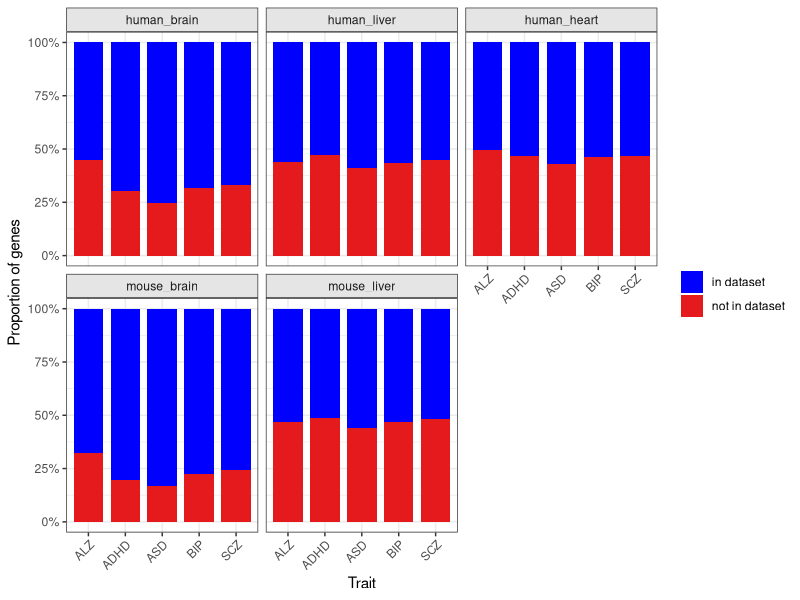
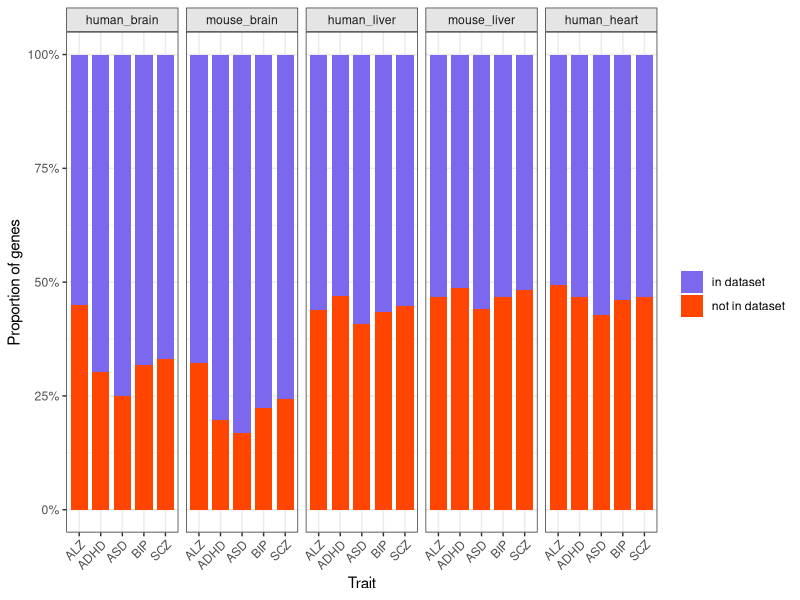
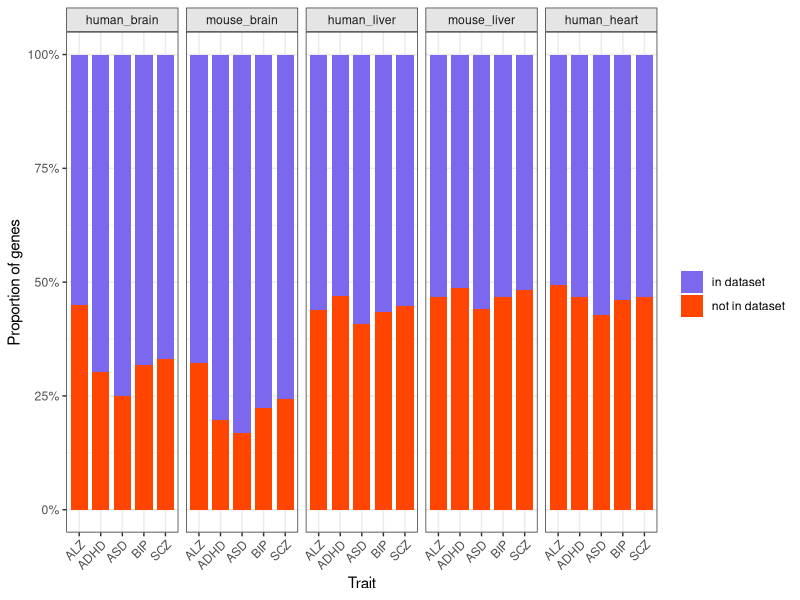

Write the R code that produced these figures, in order.
## ---- chunk 1
library(dplyr)
library(ggplot2)
## ---- chunk 2
my_data <- read.csv(file = "OT_all_genes_in_datasets.csv", sep = ";")
## ---- chunk 3
plot_data <- my_data %>%
  group_by(dataset, trait) %>%
  mutate(prop = nr_of_genes / sum(nr_of_genes))

plot_data$dataset <- factor(
  plot_data$dataset,
  levels = c("human_brain",
             "human_liver",
             "human_heart",
             "mouse_brain",
             "mouse_liver")
)


plot_data$trait <- factor(
  plot_data$trait,
  levels = c("ALZ",
             "ADHD",
             "ASD",
             "BIP",
             "SCZ")
)


ggplot(plot_data,
       aes(x = trait, y = prop, fill = category)) +
  geom_col(width = 0.8) +
  facet_wrap(~dataset, nrow = 2, ncol = 3) +
  scale_y_continuous(labels = scales::percent) +
  scale_fill_manual(values = c("in dataset" = "blue",
                               "not in dataset" = "#E41A1C")) +
  labs(x = "Trait",
       y = "Proportion of genes",
       fill = "") +
  theme_bw() +
  theme(strip.background = element_rect(fill = "grey90"),
        axis.text.x = element_text(angle = 45, hjust = 1))
## ---- chunk 4
plot_data <- my_data %>%
  group_by(dataset, trait) %>%
  mutate(prop = nr_of_genes / sum(nr_of_genes))

plot_data$dataset <- factor(
  plot_data$dataset,
  levels = c("human_brain",
             "mouse_brain",
             "human_liver",
             "mouse_liver",
             "human_heart")
)


plot_data$trait <- factor(
  plot_data$trait,
  levels = c("ALZ",
             "ADHD",
             "ASD",
             "BIP",
             "SCZ")
)


p <- ggplot(plot_data,
       aes(x = trait, y = prop, fill = category)) +
  geom_col(width = 0.8) +
  facet_wrap(~dataset, nrow = 1) +
  scale_y_continuous(labels = scales::percent) +
  scale_fill_manual(values = c("in dataset" = "mediumslateblue",
                               "not in dataset" = "orangered")) +
  labs(x = "Trait",
       y = "Proportion of genes",
       fill = "") +
  theme_bw() +
  theme(strip.background = element_rect(fill = "grey90"),
        axis.text.x = element_text(angle = 45, hjust = 1))

p
## ---- chunk 5
pdf("OT_all_genes_in_datasets.pdf", width = 10, height = 3)

p

dev.off()

## ---- chunk 6
sessionInfo()
